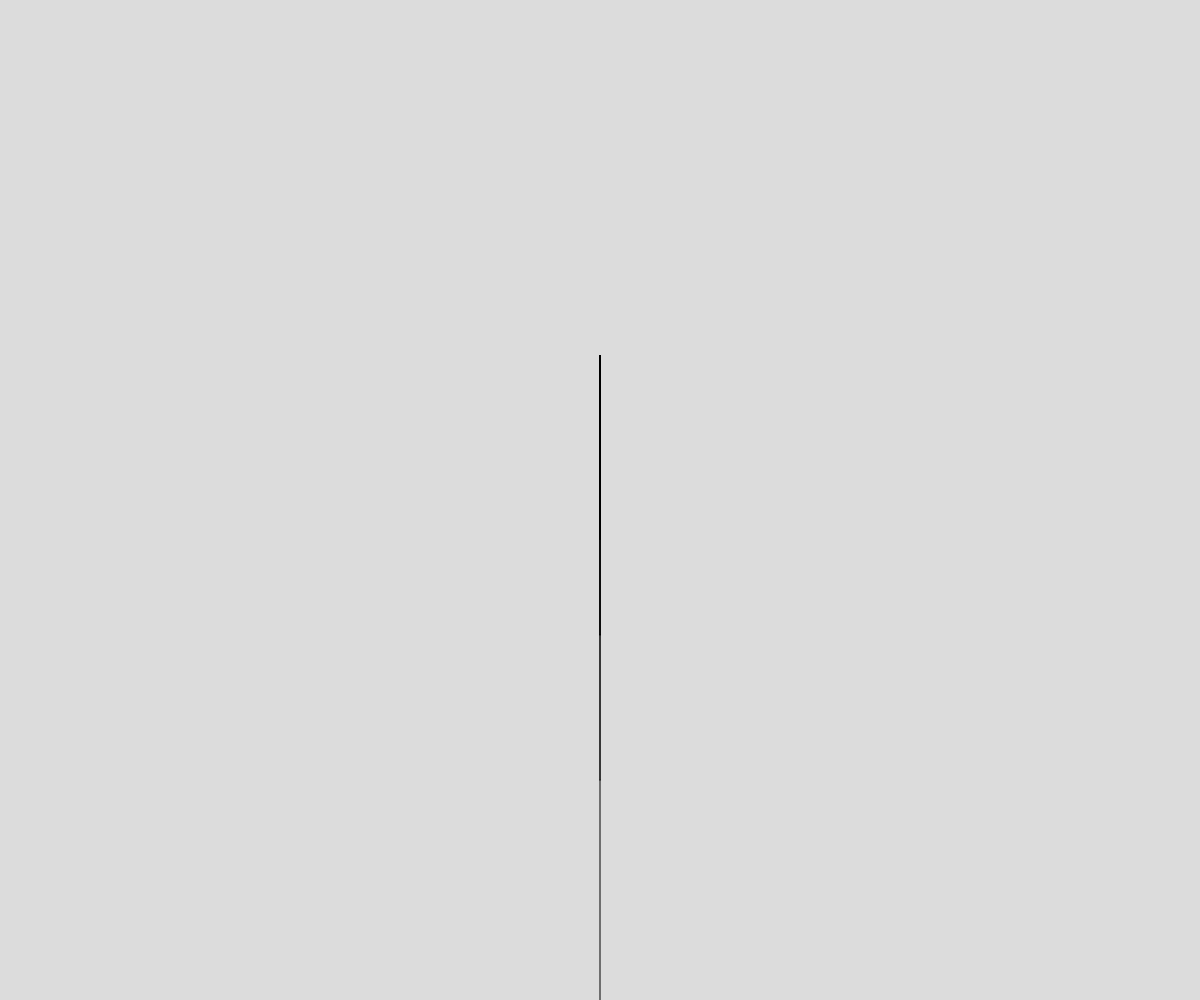
Frame 1 (no input)
Frame 60 (no input): identical to frame 1, image omitted
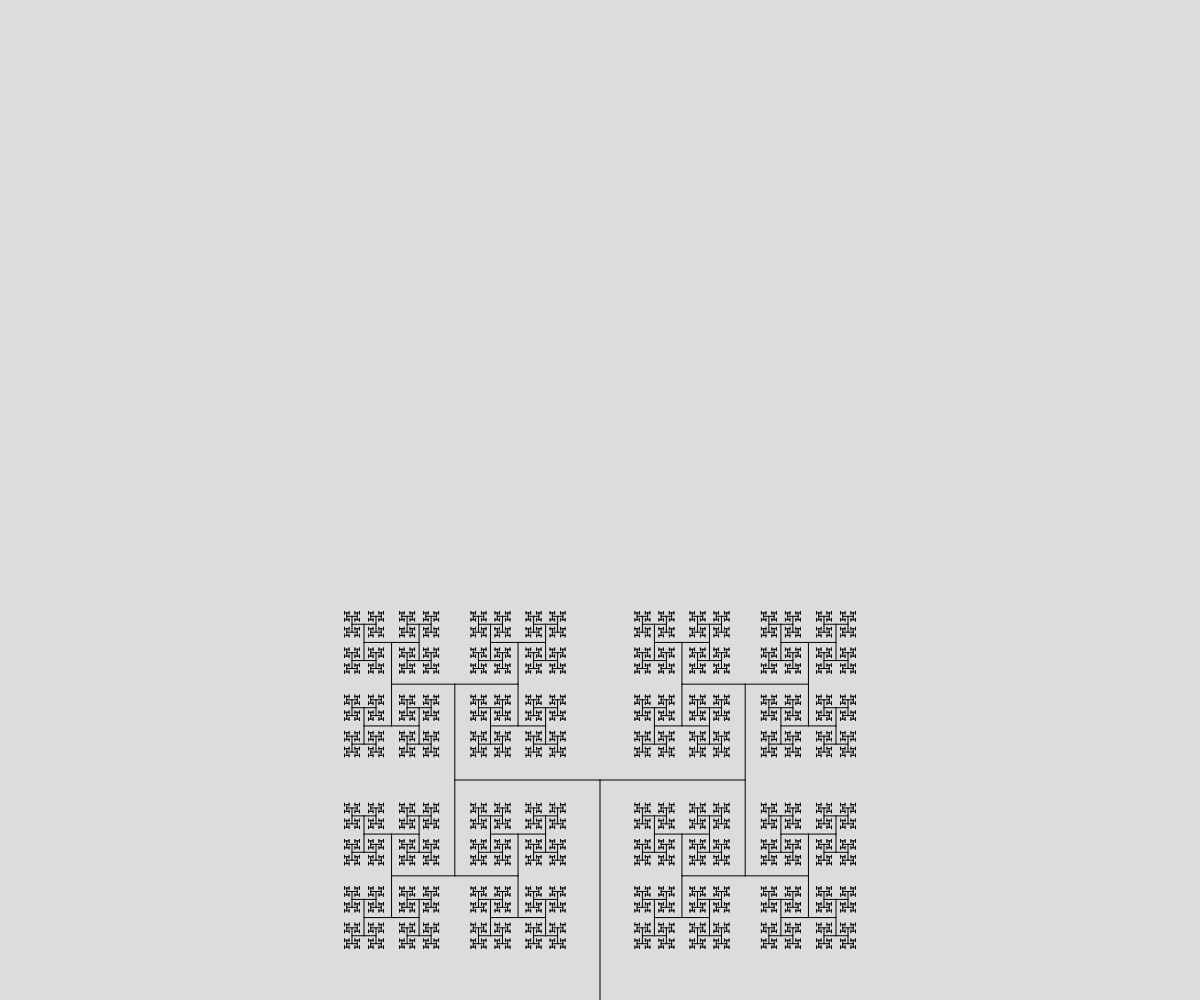
Frame 120 (the mouse pressed at the canvas centre since frame 60)

The p5.js sketch that drew these frames (run headless with seeded random() and noise() and a simulated clock; from frame 60 on, the mouse is pressed at the canvas centre):

// p5.js sketch
// ── sketch.js
// Growing trees
// Logan Roy
// November 26, 2025

let angle = 40;


function setup() {
  createCanvas(windowWidth, windowHeight);
  angleMode(DEGREES);
}

function draw() {
  background(220);
  angle = map(mouseX, 0, width, 0, 180)
  translate(width/2, height);
  branch(220);
}

function branch(len){
  let t = map(len, 2, 220, 1, 10);
  line(0,0,0,-len);
  translate(0, -len);

  if(len > 2){ // recursive case
    push();
    rotate(angle);
    branch(len*0.66);
    pop();
    push();
    rotate(-angle);
    branch(len*0.66);
    pop();
  }
}
